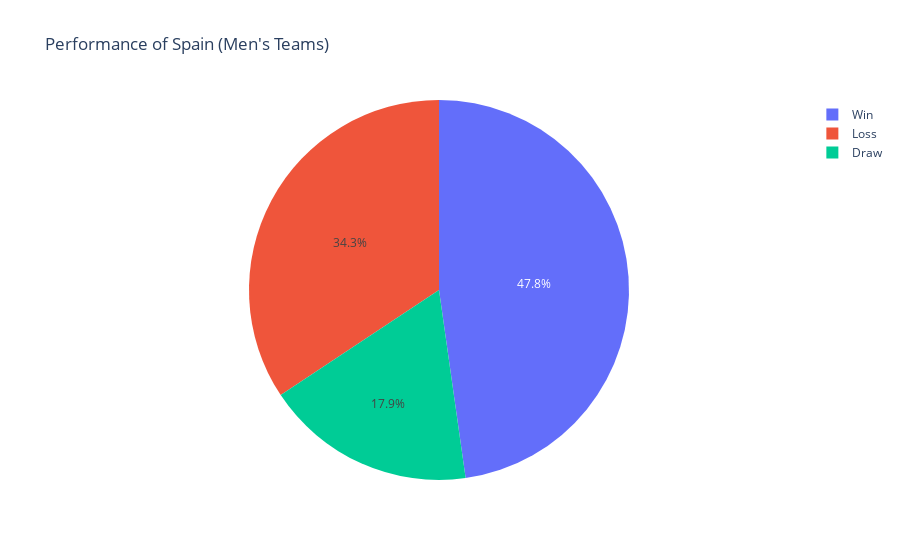

The cell this chart's notebook holds for it:
### Code cell
men_team_performance_pie('Spain', matches_df)

### Figure 1 — Plotly figure (JSON) as saved in the notebook; plotly's stock layout.template omitted (floating-point values rounded to 4 significant figures)
{"data": [{"domain": {"x": [0, 1], "y": [0, 1]}, "hovertemplate": "Result=%{label}<br>Count=%{value}<extra></extra>", "labels": ["Win", "Loss", "Draw"], "legendgroup": "", "name": "", "showlegend": true, "type": "pie", "values": [32, 23, 12]}], "layout": {"legend": {"tracegroupgap": 0}, "title": {"text": "Performance of Spain (Men's Teams)"}}}
